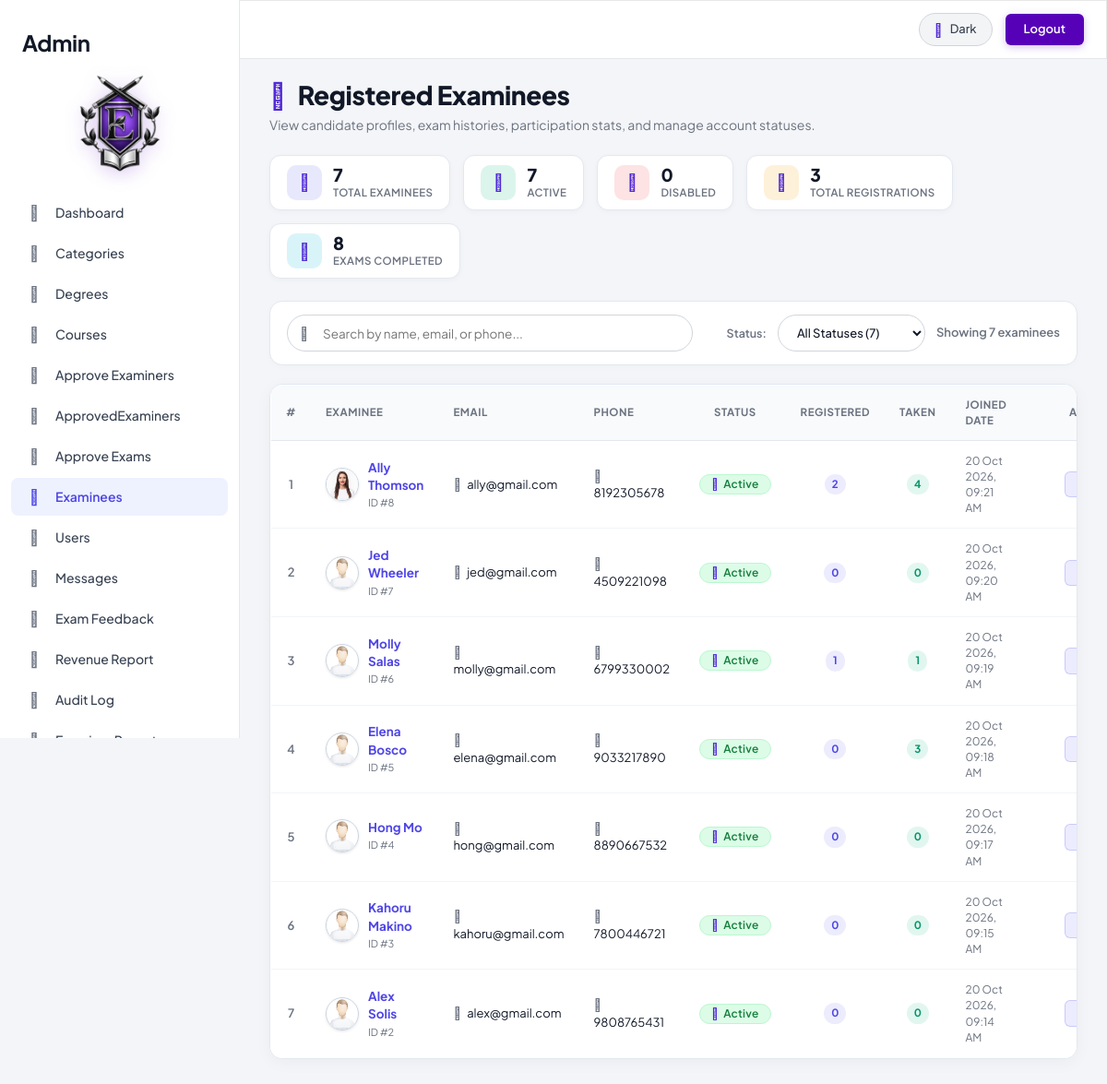
/admin/examinees.php (signed in), run on the app's committed database.
### tables this page shows
CREATE TABLE IF NOT EXISTS `examinees` (
  `id` int NOT NULL AUTO_INCREMENT,
  `name` varchar(100) NOT NULL,
  `email` varchar(100) NOT NULL,
  `password` varchar(255) NOT NULL,
  `status` enum('active','disabled') DEFAULT 'active',
  `created_at` timestamp NOT NULL DEFAULT CURRENT_TIMESTAMP,
  `phone` varchar(15) DEFAULT NULL,
  `profile_photo` varchar(255) DEFAULT NULL,
  PRIMARY KEY (`id`),
  UNIQUE KEY `email` (`email`),
  UNIQUE KEY `uq_examinee_email` (`email`)
);

### classes/DataAccess.class.php (called while the page is built, shortened)
<?php
class DataAccess
{
	private $_con,$_query,$_errors;
	public function __construct()
	{
		if(!$this->_con=mysqli_connect(DB_HOST,DB_USER,DB_PASSWORD,DB_NAME))
		{
			die("connection Error");
		}
	}
	public function query($query)
	{
		if(isset($query))
		{
			$trimmed = trim($query);
			$words = explode(' ', $trimmed);
			$first_word = strtolower($words[0]);
			$this->_query = $query;
			$res = mysqli_query($this->_con, $this->_query);
			if($first_word == 'select' || $first_word == 'show' || $first_word == 'describe')
			{
				if($res && is_object($res) && mysqli_num_rows($res))
				{
					$dataArr = array();
					while($row = mysqli_fetch_assoc($res))
					{
						$dataArr[] = $row;
					}
					return $dataArr;
				}
				else
				{
					return false;
				}
			}
			else
			{
				return (bool)$res;
			}
		}
		return false;
	}
}
?>

### admin/examinees.php (the view, shortened to what this page needs)
<?php
require('../config/autoload.php');
$dao = new DataAccess();
$examinees = $dao->query("
    SELECT e.id, e.name, e.email, e.phone, e.status, e.profile_photo, e.created_at,
           (SELECT COUNT(*) FROM registrations r WHERE r.student_id = e.id) AS exams_registered,
           (SELECT COUNT(*) FROM exam_results res WHERE res.student_id = e.id) AS exams_taken
    FROM examinees e
    ORDER BY e.id DESC
");
$total_count    = count($examinees);
$active_count   = 0;
$disabled_count = 0;
$total_reg      = 0;
$total_taken    = 0;
foreach ($examinees as $ex_item) {
    if (($ex_item['status'] ?? '') === 'active') {
        $active_count++;
    } else {
        $disabled_count++;
    }
    $total_reg   += (int)($ex_item['exams_registered'] ?? 0);
    $total_taken += (int)($ex_item['exams_taken'] ?? 0);
}
include('header.php');
?>
<div class="row">
    <div class="col-md-12">
        <div class="page-title-wrap">
            <h1 class="page-title"><i class="fa fa-users" style="margin-right:8px;"></i> Registered Examinees</h1>
            <p class="page-subtitle">View candidate profiles, exam histories, participation stats, and manage account statuses.</p>
        </div>
        <div class="summary-strip">
            <div class="summary-pill">
                <div class="summary-pill-icon" style="background:rgba(99, 102, 241, 0.15); color:#6366f1;">
                    <i class="fa fa-users"></i>
                </div>
                <div class="summary-pill-info">
                    <span class="summary-pill-num"><?= $total_count; ?></span>
                    <span class="summary-pill-label">Total Examinees</span>
                </div>
            </div>
            <div class="summary-pill">
                <div class="summary-pill-icon" style="background:rgba(16, 185, 129, 0.15); color:#10b981;">
                    <i class="fa fa-check-circle"></i>
                </div>
                <div class="summary-pill-info">
                    <span class="summary-pill-num"><?= $active_count; ?></span>
                    <span class="summary-pill-label">Active</span>
                </div>
            </div>
            <div class="summary-pill">
                <div class="summary-pill-icon" style="background:rgba(239, 68, 68, 0.15); color:#ef4444;">
                    <i class="fa fa-ban"></i>
                </div>
                <div class="summary-pill-info">
                    <span class="summary-pill-num"><?= $disabled_count; ?></span>
                    <span class="summary-pill-label">Disabled</span>
                </div>
            </div>
            <div class="summary-pill">
                <div class="summary-pill-icon" style="background:rgba(245, 158, 11, 0.15); color:#f59e0b;">
                    <i class="fa fa-file-text-o"></i>
                </div>
                <div class="summary-pill-info">
                    <span class="summary-pill-num"><?= $total_reg; ?></span>
                    <span class="summary-pill-label">Total Registrations</span>
                </div>
            </div>
            <div class="summary-pill">
                <div class="summary-pill-icon" style="background:rgba(6, 182, 212, 0.15); color:#06b6d4;">
                    <i class="fa fa-check-square-o"></i>
                </div>
                <div class="summary-pill-info">
                    <span class="summary-pill-num"><?= $total_taken; ?></span>
                    <span class="summary-pill-label">Exams Completed</span>
                </div>
            </div>
        </div>
        <div class="filter-toolbar">
            <div class="filter-search-box">
                <input type="text" id="examineeSearchInput" class="filter-search-input" placeholder="Search by name, email, or phone..." autocomplete="off">
            </div>
            <div class="filter-controls">
                <label style="margin:0; font-size:12.5px; font-weight:600; color:var(--text-muted);">Status:</label>
                <select id="statusFilterSelect" class="filter-select">
                    <option value="">All Statuses (<?= $total_count; ?>)</option>
                </select>
                <span class="filter-counter" id="filterResultCount">Showing <?= $total_count; ?> examinees</span>
            </div>
        </div>
        <div class="examinees-card">
            <div class="table-responsive">
                <table class="table table-examinees" id="examineesTable">
                    <thead>
                        <tr>
                            <th style="width:50px; text-align:center;">#</th>
                            <th>Examinee</th>
                            <th>Email</th>
                            <th>Phone</th>
                            <th style="text-align:center;">Status</th>
                            <th style="text-align:center;">Registered</th>
                            <th style="text-align:center;">Taken</th>
                            <th>Joined Date</th>
                            <th style="text-align:center; min-width:160px;">Actions</th>
                        </tr>
                    </thead>
                    <tbody id="examineesTableBody">
                        <?php if (!empty($examinees)): ?>
                            <?php
                            $row_idx = 1;
                            foreach ($examinees as $ex):
                                $uid = (int)$ex['id'];
                                $raw_status = strtolower(trim((string)$ex['status']));
                                $is_active = ($raw_status === 'active');
                                $avatar_url = 'assets/img/find_user.png';
                                if (!empty($ex['profile_photo'])) {
                                    $pname = $ex['profile_photo'];
                                    if (is_file(__DIR__ . '/../uploads/profile/' . $pname)) {
                                        $avatar_url = '../uploads/profile/' . rawurlencode($pname);
                                    } elseif (is_file(__DIR__ . '/../examinee/uploads/profile/' . $pname)) {
                                        $avatar_url = '../examinee/uploads/profile/' . rawurlencode($pname);
                                    }
                                }
                            ?>
                                <tr class="examinee-row"
                                    data-status="<?= $raw_status; ?>"
                                    data-name="<?= strtolower(htmlspecialchars((string)$ex['name'], ENT_QUOTES, 'UTF-8')); ?>"
                                    data-email="<?= strtolower(htmlspecialchars((string)$ex['email'], ENT_QUOTES, 'UTF-8')); ?>"
                                    data-phone="<?= strtolower(htmlspecialchars((string)($ex['phone'] ?? ''), ENT_QUOTES, 'UTF-8')); ?>">
                                    <td style="text-align:center; font-weight:600; color:var(--text-muted);">
                                        <?= $row_idx++; ?>
                                    </td>
                                    <td>
                                        <a href="examinee_view.php?id=<?= $uid; ?>" class="examinee-user-cell" title="View examinee details">
                                            <img src="<?= $avatar_url; ?>" alt="<?= htmlspecialchars((string)$ex['name'], ENT_QUOTES, 'UTF-8'); ?>" class="examinee-avatar-img" onerror="this.src='assets/img/find_user.png'">
                                            <div>
                                                <div class="examinee-user-name"><?= htmlspecialchars((string)$ex['name'], ENT_QUOTES, 'UTF-8'); ?></div>
                                                <small style="color:var(--text-muted); font-size:11px;">ID #<?= $uid; ?></small>
                                            </div>
                                        </a>
                                    </td>
                                    <td>
                                        <a href="mailto:<?= htmlspecialchars((string)$ex['email'], ENT_QUOTES, 'UTF-8'); ?>" style="color:inherit; text-decoration:none;">
                                            <i class="fa fa-envelope-o" style="color:var(--text-muted); margin-right:4px;"></i>
                                            <?= htmlspecialchars((string)$ex['email'], ENT_QUOTES, 'UTF-8'); ?>
                                        </a>
                                    </td>
                                    <td>
                                        <?php if (!empty($ex['phone'])): ?>
                                            <span><i class="fa fa-phone" style="color:var(--text-muted); margin-right:4px;"></i><?= htmlspecialchars((string)$ex['phone'], ENT_QUOTES, 'UTF-8'); ?></span>
                                        <?php else: ?>
                                            <span style="color:var(--text-muted);">-</span>
                                        <?php endif; ?>
                                    </td>
                                    <td style="text-align:center;">
                                        <?php if ($is_active): ?>
                                            <span class="label label-success" style="font-size:11.5px; font-weight:600; padding:4px 9px;">
                                                <i class="fa fa-check-circle"></i> Active
                                            </span>
                                        <?php else: ?>
                                            <span class="label label-danger" style="font-size:11.5px; font-weight:600; padding:4px 9px;">
                                                <i class="fa fa-ban"></i> Disabled
                                            </span>
                                        <?php endif; ?>
                                    </td>
                                    <td style="text-align:center;">
                                        <span class="stat-badge-reg"><?= (int)$ex['exams_registered']; ?></span>
                                    </td>
                                    <td style="text-align:center;">
                                        <span class="stat-badge-taken"><?= (int)$ex['exams_taken']; ?></span>
                                    </td>
                                    <td style="font-size:12px; color:var(--text-muted);">
                                    </td>
                                    <td style="text-align:center; white-space:nowrap;">
                                        <a href="examinee_view.php?id=<?= $uid; ?>" class="btn-action-view" title="View Full Profile & Exams">
                                        </a>
                                    </td>
                                </tr>
                            <?php endforeach; ?>
                        <?php endif; ?>
                    </tbody>
                </table>
            </div>
        </div>
    </div>
</div>
<?php
include('footer.php');
?>

### config/autoload.php (shortened to what this page needs)
<?php
require(BASE_PATH . 'classes/FormAssist.class.php');
require(BASE_PATH . 'classes/DataAccess.class.php');
if (!function_exists('e')) {
    function e($string) {
        echo htmlspecialchars((string)$string, ENT_QUOTES, 'UTF-8');
    }
}
?>

### data on the page
examinees: profile_photo (picture), name "Ally Thomson", id "8", email "ally@gmail.com", phone "8192305678", status "active" (drawn), exams_registered "2", exams_taken "4", string "20 Oct 2026, 09:21 AM"
examinees: name "Jed Wheeler", id "7", email "jed@gmail.com", phone "4509221098", status "active" (drawn), exams_registered "0", exams_taken "0", string "20 Oct 2026, 09:20 AM"
examinees: name "Molly Salas", id "6", email "molly@gmail.com", phone "6799330002", status "active" (drawn), exams_registered "1", exams_taken "1", string "20 Oct 2026, 09:19 AM"
examinees: name "Elena Bosco", id "5", email "elena@gmail.com", phone "9033217890", status "active" (drawn), exams_registered "0", exams_taken "3", string "20 Oct 2026, 09:18 AM"
examinees: name "Hong Mo", id "4", email "hong@gmail.com", phone "8890667532", status "active" (drawn), exams_registered "0", exams_taken "0", string "20 Oct 2026, 09:17 AM"
examinees: name "Kahoru Makino", id "3", email "kahoru@gmail.com", phone "7800446721", status "active" (drawn), exams_registered "0", exams_taken "0", string "20 Oct 2026, 09:15 AM"
examinees: name "Alex Solis", id "2", email "alex@gmail.com", phone "9808765431", status "active" (drawn), exams_registered "0", exams_taken "0", string "20 Oct 2026, 09:14 AM"

### other printed values
$total_count "7"
$active_count "7"
$disabled_count "0"
$total_reg "3"
$total_taken "8"
